Frame 1 (no input): blank canvas, image omitted
Frame 60 (no input): blank canvas, image omitted
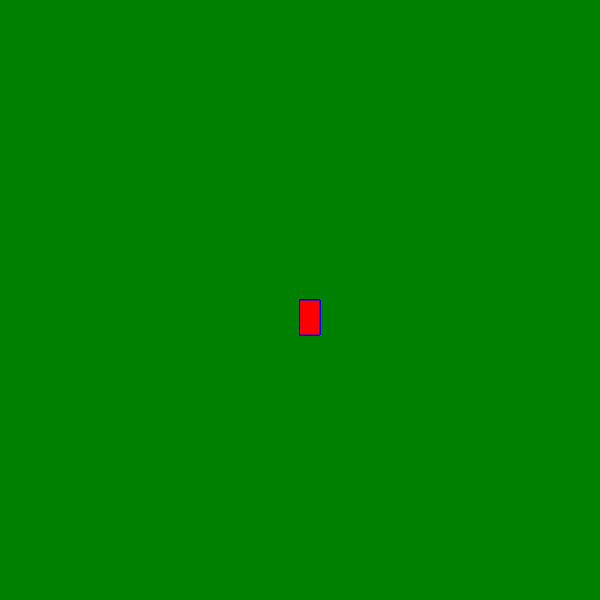
Frame 120 (the mouse pressed at the canvas centre since frame 60)

The p5.js sketch whose frames 1 and 60 were blank and that drew this single picture after the mouse press (run headless with seeded random() and noise() and a simulated clock; from frame 60 on, the mouse is pressed at the canvas centre):

// p5.js sketch
// ── sketch.js
function setup() {
    createCanvas(600, 600);
      background('green')
  
  }
   function draw (){
     stroke ('blue');
     fill('red')
   
  
  // console.log(mouseIsPressed)
  
  if(mouseIsPressed)
    rect(mouseX, mouseY, 20, 35)
   }
